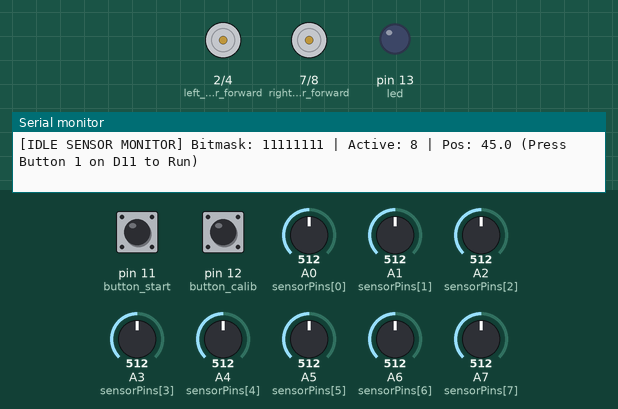
Recording of a sketch running on a simulated Arduino Nano, built with avr-gcc and run on an emulated ATmega328P. Shown: motor-driver pin pairs drawn as motors (green arrow = first pin HIGH = forward, orange = second pin HIGH = backward, longer = more drive, scaled by the enable pin), output pins drawn as LEDs (lit = HIGH), the last lines printed to the serial monitor. The inputs (shaded band) are chosen by the test bench; at power-on: pin 12 (button_calib) HIGH, pin 11 (button_start) HIGH, A0 (sensorPins[0]) = 512, A6 (sensorPins[6]) = 512, A1 (sensorPins[1]) = 512, A2 (sensorPins[2]) = 512, A3 (sensorPins[3]) = 512, A4 (sensorPins[4]) = 512, A5 (sensorPins[5]) = 512, A7 (sensorPins[7]) = 512. EEPROM starts erased.

Above: at 1.2 s.
1.3 s: pin 12 (button_calib) pulled LOW for 0.15 s
At 2.34 s:
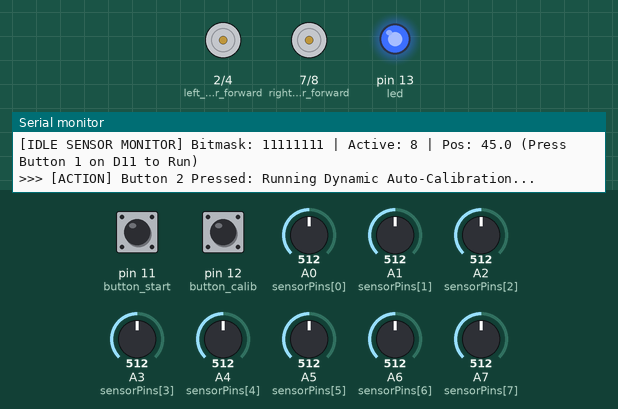
4.4 s: pin 11 (button_start) pulled LOW for 0.15 s
At 5.5 s:
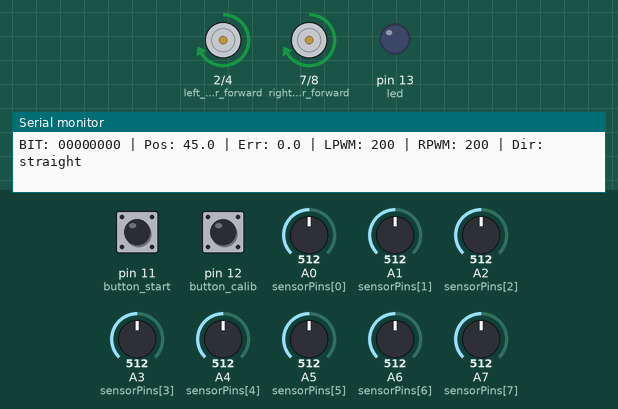
6.4 s: A0 (sensorPins[0]) set to 525
At 6.7 s:
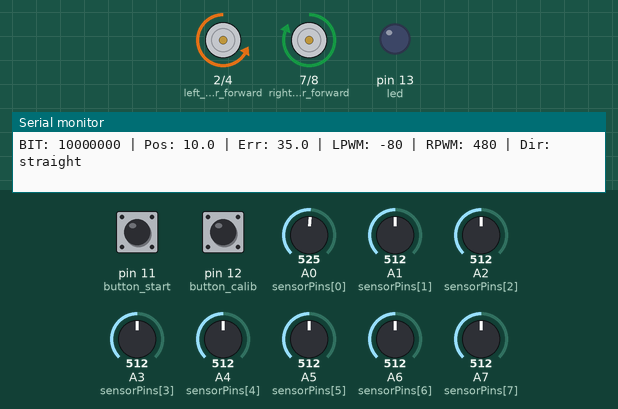
7.9 s: A6 (sensorPins[6]) set to 528
At 8.9 s:
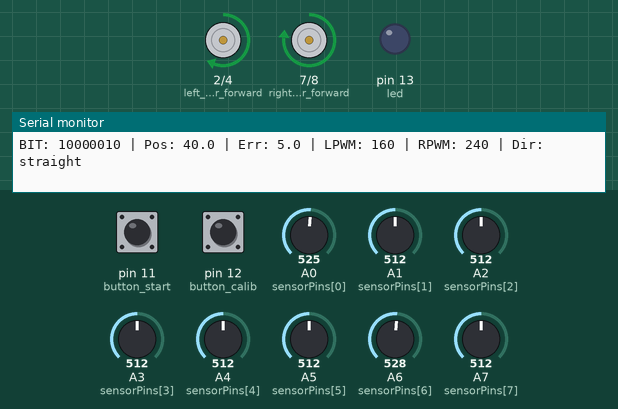
9.4 s: A1 (sensorPins[1]) set to 531
At 10.1 s:
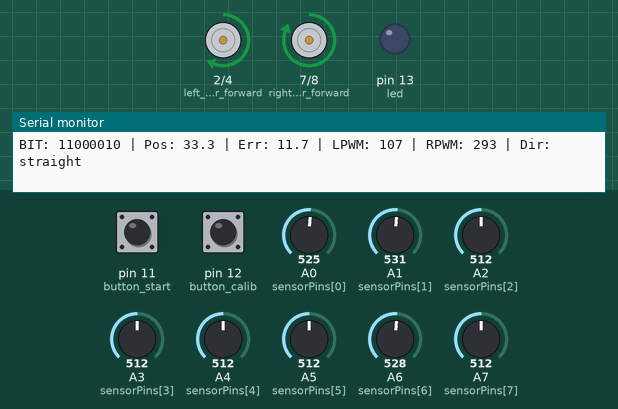
10.9 s: A6 (sensorPins[6]) set to 90
At 11.3 s:
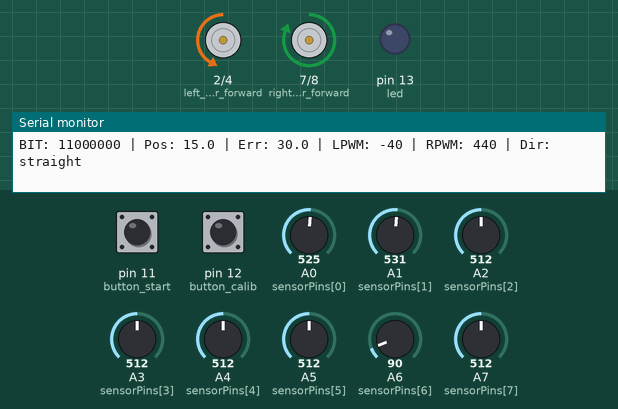
Timing chart, 0 to 13.4 s (numbered marks = the images above; inputs shaded):
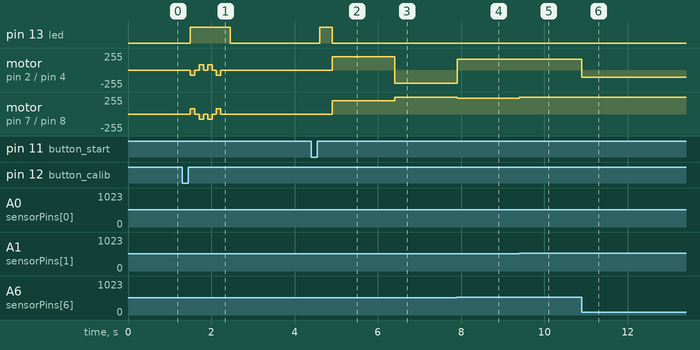

Measured:
- the behaviour switches between 512 and 513 on A0 (sensorPins[0]) (found by bisection; images 2 and 3)
- the behaviour switches between 512 and 513 on A6 (sensorPins[6]) (found by bisection; images 3 and 4)
- after the input at 1.3 s, pin 13 (led): LOW → HIGH after 0.20 s, → LOW 0.96 s later; motor on pin 2 (left_motor_forward) / pin 4 (left_motor_backward): stopped → backward 80/255 after 0.20 s, → stopped 0.11 s later, → forward 80/255 0.10 s later, → stopped 0.11 s later, … (8 changes in this stretch)
- after the input at 4.4 s, pin 13 (led): LOW → HIGH after 0.20 s, → LOW 0.30 s later; motor on pin 2 (left_motor_forward) / pin 4 (left_motor_backward), motor on pin 7 (right_motor_forward) / pin 8 (right_motor_backward): stopped → forward 200/255 after 0.50 s
- after the input at 6.4 s, motor on pin 2 (left_motor_forward) / pin 4 (left_motor_backward): forward 200/255 → backward 200/255 at once; motor on pin 7 (right_motor_forward) / pin 8 (right_motor_backward): forward 200/255 → forward 255/255 at once
- after the input at 7.9 s, motor on pin 2 (left_motor_forward) / pin 4 (left_motor_backward): backward 200/255 → forward 160/255 at once; motor on pin 7 (right_motor_forward) / pin 8 (right_motor_backward): forward 255/255 → forward 240/255 at once
- after the input at 9.4 s, motor on pin 7 (right_motor_forward) / pin 8 (right_motor_backward): forward 240/255 → forward 255/255 at once
- after the input at 10.9 s, motor on pin 2 (left_motor_forward) / pin 4 (left_motor_backward): forward 160/255 → backward 107/255 at once

The sketch:

sketch.ino
```cpp
/**
 * ====================================================================================================
 * WOKWI SIMULATION FIRMWARE: FAST PID LINE FOLLOWER ROBOT (PARTS 1-8 COMBINED, NO-MUX)
 * PLATFORM: ARDUINO NANO (ATmega328P)
 * ====================================================================================================
 *
 * DESCRIPTION:
 * Single-file consolidated simulation firmware ready for direct execution in the Wokwi simulator.
 * Integrates all algorithms from Part 01 through Part 08:
 *   - Direct 8-channel analog acquisition on pins A0-A7 (no MUX).
 *   - Dynamic auto-calibration with EEPROM persistence.
 *   - Proportional-Derivative (PD/PID) line tracking with weighted centroid calculation.
 *   - State-machine 90° turn and intersection handling.
 *   - Normal (black-on-white) and Inverted (white-on-black) track modes.
 *   - Live Serial HUD and telemetry reporting.
 *
 * WOKWI INTERACTION GUIDE:
 *   - S0 to S7 Potentiometers (A0 to A7) : Adjust dial to simulate line position over sensors.
 *     * Dial Low (<500)  : White background (reflected light).
 *     * Dial High (>500) : Black line (absorbed light).
 *   - Button 1 (Pin D11) : Press to start continuous PID Line Follow.
 *   - Button 2 (Pin D12) : Press to trigger 4-Sweep Auto-Calibration.
 *   - Status LED (Pin D13): Turns ON during calibration sweeps and sharp 90° pivots.
 * ====================================================================================================
 */

#include <Arduino.h>
#include <EEPROM.h>

// ====================================================================================================
// 1. PIN DEFINITIONS
// ====================================================================================================

// --- DIRECT ANALOG SENSOR INPUTS (PINS A0 to A7) ---
const uint8_t sensorPins[8] = { A0, A1, A2, A3, A4, A5, A6, A7 };
#define sensorNumber 8

// --- MOTOR DRIVER PINS (TB6612FNG / L298N) ---
#define left_motor_speed     5   // Timer 0 PWM (PWMB / EnB)
#define left_motor_forward   2   // BIN1 / IN3
#define left_motor_backward  4   // BIN2 / IN4

#define right_motor_speed    6   // Timer 0 PWM (PWMA / EnA)
#define right_motor_forward  7   // AIN1 / IN1
#define right_motor_backward 8   // AIN2 / IN2

// --- USER INPUT BUTTONS & STATUS LED ---
#define button_start 11          // Button 1: Start PID Line Follow (Active-LOW)
#define button_calib 12          // Button 2: Run Calibration Sweep (Active-LOW)
#define led          13          // Built-in LED / Turn Indicator

// ====================================================================================================
// 2. GLOBAL VARIABLES & ARRAYS
// ====================================================================================================

int sensorADC[sensorNumber];      // 10-bit raw ADC readings (0 to 1023)
int sensorDigital[sensorNumber];  // 1 = line detected, 0 = background
int Max_ADC[sensorNumber];        // Calibrated maximum values
int Min_ADC[sensorNumber];        // Calibrated minimum values
int Reference_ADC[sensorNumber];  // Midpoint reference thresholds

// Spatial weights: S0 = 10, S1 = 20, ..., S7 = 80 (Center = 45.0)
const int WeightValue[sensorNumber] = { 10, 20, 30, 40, 50, 60, 70, 80 };
// Binary powers of 2 for fast bitmask encoding
const int bitWeight[sensorNumber]   = { 1, 2, 4, 8, 16, 32, 64, 128 };

int fallback_threshold = 500;     // Default threshold before calibration
int sumOnSensor = 0;              // Active sensor count
long sensorWight = 0;             // Weighted moment accumulator
int bitSensor = 0;                // 8-bit packed binary state

// Inversion mode: 0 = Normal (Black on White), 1 = Inverted (White on Black)
bool inverseON = 0;

// PID Tuning Parameters
float line_position   = 45.0;     // Current estimated line centroid
float center_position = 45.0;     // Center setpoint
float error           = 0.0;      // Error = center - position
float previous_error  = 0.0;      // Error from prior iteration
float derivative      = 0.0;      // Error rate of change

int base_speed = 200;             // Base cruising speed (0 to 255)
int kp         = 8;               // Proportional gain
int kd         = 80;              // Derivative damping gain

// 90° Turn State Machine Variables
String direction = "straight";    // Directional memory: "straight", "left", "right"
#define delay_before_turn 80      // Alignment delay before pivot (ms)
#define turnSpeed         160     // Pivot rotation speed (0 to 255)

// Telemetry Timing
unsigned long lastTelemetryTime = 0;

// ====================================================================================================
// 3. FUNCTION PROTOTYPES
// ====================================================================================================

void read_black_line();
void motor(int LPWM, int RPWM);
void PID_Controller(int base_spd, int p, int d);
void turnRight(int L, int R);
void turnLeft(int L, int R);
void hard_stop();
void calibrateSensor();
void LoadCalibration();
void printTelemetry(int left_pwm, int right_pwm);

// ====================================================================================================
// 4. SETUP ROUTINE
// ====================================================================================================

void setup() {
  Serial.begin(115200); // High-speed 115200 baud for smooth Wokwi serial streaming
  while (!Serial && millis() < 2000);

  Serial.println(F("\n==========================================================="));
  Serial.println(F("   FAST PID LINE FOLLOWER ROBOT — WOKWI SIMULATOR EDITION   "));
  Serial.println(F("==========================================================="));

  // Configure Analog Inputs
  for (int i = 0; i < sensorNumber; i++) {
    pinMode(sensorPins[i], INPUT);
  }

  // Configure Motor Outputs
  pinMode(left_motor_forward, OUTPUT);
  pinMode(left_motor_backward, OUTPUT);
  pinMode(right_motor_forward, OUTPUT);
  pinMode(right_motor_backward, OUTPUT);
  pinMode(left_motor_speed, OUTPUT);
  pinMode(right_motor_speed, OUTPUT);

  // Configure User Inputs (Buttons have internal pull-ups)
  pinMode(button_start, INPUT_PULLUP);
  pinMode(button_calib, INPUT_PULLUP);

  // Configure Status LED
  pinMode(led, OUTPUT);
  digitalWrite(led, LOW);

  // Stop Motors initially
  motor(0, 0);

  // Load Stored Calibration from EEPROM (or use fallback)
  LoadCalibration();

  Serial.println(F("\n[READY] Instructions:"));
  Serial.println(F("  - Adjust Potentiometers S0-S7 to simulate line position."));
  Serial.println(F("  - Press BUTTON 1 (Pin D11) to launch closed-loop PID."));
  Serial.println(F("  - Press BUTTON 2 (Pin D12) to execute Auto-Calibration.\n"));
}

// ====================================================================================================
// 5. MAIN LOOP
// ====================================================================================================

void loop() {
  // Check for Calibration Trigger (Button 2)
  if (digitalRead(button_calib) == LOW) {
    delay(200); // Debounce
    Serial.println(F("\n>>> [ACTION] Button 2 Pressed: Running Dynamic Auto-Calibration..."));
    digitalWrite(led, HIGH);
    calibrateSensor();
    digitalWrite(led, LOW);
    Serial.println(F(">>> [ACTION] Calibration Complete! Stored in EEPROM.\n"));
  }

  // Check for PID Run Trigger (Button 1)
  if (digitalRead(button_start) == LOW) {
    delay(200); // Debounce
    Serial.println(F("\n>>> [ACTION] Button 1 Pressed: Launching Closed-Loop PID Line Follower!"));
    digitalWrite(led, HIGH);
    delay(300);
    digitalWrite(led, LOW);

    // Enter continuous PID control loop
    while (1) {
      PID_Controller(base_speed, kp, kd);

      // Allow breaking out back to idle if Button 2 is held
      if (digitalRead(button_calib) == LOW) {
        motor(0, 0);
        Serial.println(F("\n>>> [HALT] PID Line Follow Stopped by User."));
        delay(500);
        break;
      }
    }
  }

  // While idle, print live sensor states every 500ms
  if (millis() - lastTelemetryTime > 500) {
    lastTelemetryTime = millis();
    read_black_line();
    Serial.print(F("[IDLE SENSOR MONITOR] Bitmask: "));
    for (int i = 7; i >= 0; i--) {
      Serial.print(bitRead(bitSensor, i));
    }
    Serial.print(F(" | Active: "));
    Serial.print(sumOnSensor);
    Serial.print(F(" | Pos: "));
    if (sumOnSensor > 0) {
      Serial.print((float)sensorWight / sumOnSensor, 1);
    } else {
      Serial.print(F("OFF_LINE"));
    }
    Serial.println(F(" (Press Button 1 on D11 to Run)"));
  }
}

// ====================================================================================================
// 6. SENSOR ACQUISITION MODULE (DIRECT NO-MUX)
// ====================================================================================================

void read_black_line() {
  sumOnSensor = 0;
  sensorWight = 0;
  bitSensor   = 0;

  for (int i = 0; i < sensorNumber; i++) {
    // Direct Analog Read from Nano Pin
    sensorADC[i] = analogRead(sensorPins[i]);

    // Use calibrated Reference threshold if available, otherwise fallback
    int thresh = (Reference_ADC[i] > 50) ? Reference_ADC[i] : fallback_threshold;

    // Binarize reading
    if (sensorADC[i] > thresh) {
      sensorDigital[i] = (inverseON == 0) ? 1 : 0;
    } else {
      sensorDigital[i] = (inverseON == 0) ? 0 : 1;
    }

    // Accumulate centroid moments
    sumOnSensor += sensorDigital[i];
    sensorWight += (long)sensorDigital[i] * WeightValue[i];

    // Pack into 8-bit representation: S0 (Left) = MSB, S7 (Right) = LSB
    bitSensor += sensorDigital[i] * bitWeight[(sensorNumber - 1) - i];
  }
}

// ====================================================================================================
// 7. MOTOR DRIVER MODULE (TB6612FNG / L298N)
// ====================================================================================================

void motor(int LPWM, int RPWM) {
  // Clamp speed to 8-bit PWM bounds [-255, +255]
  LPWM = constrain(LPWM, -255, 255);
  RPWM = constrain(RPWM, -255, 255);

  // Left Motor Direction
  if (LPWM > 0) {
    digitalWrite(left_motor_forward, HIGH);
    digitalWrite(left_motor_backward, LOW);
  } else if (LPWM < 0) {
    digitalWrite(left_motor_forward, LOW);
    digitalWrite(left_motor_backward, HIGH);
  } else {
    digitalWrite(left_motor_forward, LOW);
    digitalWrite(left_motor_backward, LOW);
  }

  // Right Motor Direction
  if (RPWM > 0) {
    digitalWrite(right_motor_forward, HIGH);
    digitalWrite(right_motor_backward, LOW);
  } else if (RPWM < 0) {
    digitalWrite(right_motor_forward, LOW);
    digitalWrite(right_motor_backward, HIGH);
  } else {
    digitalWrite(right_motor_forward, LOW);
    digitalWrite(right_motor_backward, LOW);
  }

  // Output PWM duty cycle via Timer 0
  analogWrite(left_motor_speed, abs(LPWM));
  analogWrite(right_motor_speed, abs(RPWM));
}

// ====================================================================================================
// 8. CLOSED-LOOP PID CONTROLLER & TURN ARBITRATOR
// ====================================================================================================

void PID_Controller(int base_spd, int p, int d) {
  read_black_line();

  // Compute Centroid
  if (sumOnSensor > 0) {
    line_position = (float)sensorWight / (float)sumOnSensor;
  }
  error = center_position - line_position;

  // Turn Pattern Recognition (Part 05)
  switch (bitSensor) {
    // Left-biased patterns
    case 0b11111000:
    case 0b11110000:
    case 0b11111100:
    case 0b11100000:
      direction = "left";
      break;

    // Right-biased patterns
    case 0b00011111:
    case 0b00001111:
    case 0b00111111:
    case 0b00000111:
      direction = "right";
      break;

    // Centered tracking
    case 0b00011000:
    case 0b00010000:
    case 0b00001000:
    case 0b00111100:
      direction = "straight";
      break;
  }

  // 90° Turn Execution on Line Loss (White space following a biased pattern)
  if (bitSensor == 0) {
    if (direction != "straight") {
      digitalWrite(led, HIGH);
      delay(delay_before_turn);

      if (direction == "right") {
        Serial.println(F("[TURN EVENT] Executing 90° Pivot RIGHT..."));
        turnRight(turnSpeed, turnSpeed);
      } else {
        Serial.println(F("[TURN EVENT] Executing 90° Pivot LEFT..."));
        turnLeft(turnSpeed, turnSpeed);
      }

      digitalWrite(led, LOW);
      return;
    }
  }

  // Derivative calculation
  derivative = error - previous_error;

  // Correction calculation
  int correction = (int)((error * (float)p) + (derivative * (float)d));
  int left_motor_correction  = base_spd - correction;
  int right_motor_correction = base_spd + correction;

  previous_error = error;

  // Command motors
  motor(left_motor_correction, right_motor_correction);

  // Periodic Telemetry Reporting (Every 100ms)
  if (millis() - lastTelemetryTime > 100) {
    lastTelemetryTime = millis();
    printTelemetry(left_motor_correction, right_motor_correction);
  }
}

// ====================================================================================================
// 9. SHARP TURN RECOVERY ROUTINES
// ====================================================================================================

void turnRight(int L, int R) {
  // Pivot until center sensors recapture the line
  while (sensorDigital[4] != 1 && sensorDigital[3] != 1) {
    motor(L, -R);
    read_black_line();
    direction = "straight";
  }
  motor(0, 0);
}

void turnLeft(int L, int R) {
  // Pivot until center sensors recapture the line
  while (sensorDigital[3] != 1 && sensorDigital[4] != 1) {
    motor(-L, R);
    read_black_line();
    direction = "straight";
  }
  motor(0, 0);
}

void hard_stop() {
  while (1) {
    motor(0, 0);
    digitalWrite(led, !digitalRead(led));
    delay(200);
  }
}

// ====================================================================================================
// 10. DYNAMIC CALIBRATION & EEPROM STORAGE
// ====================================================================================================

void calibrateSensor() {
  for (int i = 0; i < sensorNumber; i++) {
    Max_ADC[i] = 0;
    Min_ADC[i] = 1023;
  }

  int rotationDirections[4][2] = {
    { -1,  1 }, {  1, -1 }, {  1, -1 }, { -1,  1 }
  };

  for (int step = 0; step < 4; step++) {
    motor((int)(base_speed * 0.4 * rotationDirections[step][0]),
          (int)(base_speed * 0.4 * rotationDirections[step][1]));

    for (int sweep = 0; sweep < 100; sweep++) {
      for (int i = 0; i < sensorNumber; i++) {
        sensorADC[i] = analogRead(sensorPins[i]);
        if (sensorADC[i] > Max_ADC[i]) Max_ADC[i] = sensorADC[i];
        if (sensorADC[i] < Min_ADC[i]) Min_ADC[i] = sensorADC[i];
      }
      delayMicroseconds(200);
    }
    motor(0, 0);
    delay(100);
  }

  // Save to EEPROM
  for (int i = 0; i < sensorNumber; i++) {
    Reference_ADC[i] = (Max_ADC[i] + Min_ADC[i]) / 2;
    EEPROM.write(i, (uint8_t)(Reference_ADC[i] / 4));
    delay(5);
    EEPROM.write(i + sensorNumber, (uint8_t)(Max_ADC[i] / 4));
    delay(5);
    EEPROM.write(i + (sensorNumber * 2), (uint8_t)(Min_ADC[i] / 4));
    delay(5);

    Serial.print(F("Sensor "));
    Serial.print(i);
    Serial.print(F(" -> Min: "));
    Serial.print(Min_ADC[i]);
    Serial.print(F(" | Ref: "));
    Serial.print(Reference_ADC[i]);
    Serial.print(F(" | Max: "));
    Serial.println(Max_ADC[i]);
  }
}

void LoadCalibration() {
  bool valid = true;
  for (int i = 0; i < sensorNumber; i++) {
    Reference_ADC[i] = EEPROM.read(i) * 4;
    Max_ADC[i]       = EEPROM.read(i + sensorNumber) * 4;
    Min_ADC[i]       = EEPROM.read(i + (sensorNumber * 2)) * 4;

    if (Reference_ADC[i] < 50 || Reference_ADC[i] > 950) valid = false;
  }

  if (valid) {
    Serial.print(F("[EEPROM] Calibrated References Loaded: "));
    for (int i = 0; i < sensorNumber; i++) {
      Serial.print(Reference_ADC[i]);
      Serial.print(F(" "));
    }
    Serial.println();
  } else {
    Serial.println(F("[EEPROM] No valid calibration profile found. Using fallback threshold (500)."));
    for (int i = 0; i < sensorNumber; i++) {
      Reference_ADC[i] = fallback_threshold;
    }
  }
}

// ====================================================================================================
// 11. TELEMETRY STREAMING
// ====================================================================================================

void printTelemetry(int left_pwm, int right_pwm) {
  Serial.print(F("BIT: "));
  for (int i = 7; i >= 0; i--) {
    Serial.print(bitRead(bitSensor, i));
  }
  Serial.print(F(" | Pos: "));
  Serial.print(line_position, 1);
  Serial.print(F(" | Err: "));
  Serial.print(error, 1);
  Serial.print(F(" | LPWM: "));
  Serial.print(left_pwm);
  Serial.print(F(" | RPWM: "));
  Serial.print(right_pwm);
  Serial.print(F(" | Dir: "));
  Serial.println(direction);
}
```
